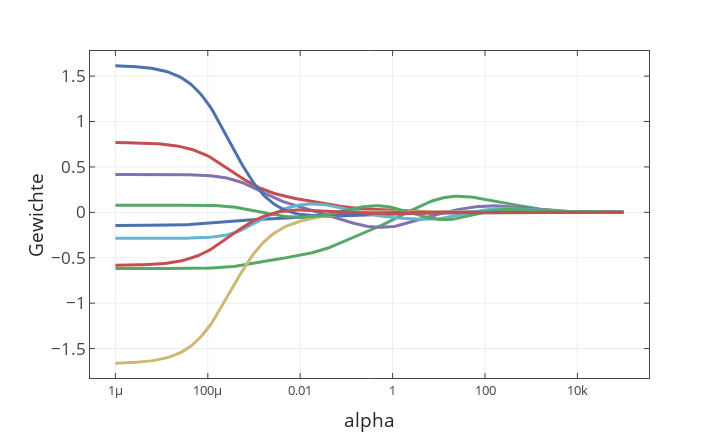

Notebook code cell kept with this figure:
### Markdown cell above
<span style="color:green">**Optimale Abwägung zwischen zu einfachem und zu komplexem Model durch L2-Regularisierung!
**</span>

### Effekt von $\alpha$ auf die Gewichte

### Code cell
#Funktion um den Effekt von alpha auf die Gewichte zu illustrieren
def plot_effect_of_alpha(interactive=False):
    coefs = []
    alphas = sp.logspace(5,-6,200)
    poly_feat = PolynomialFeatures(degree=10, include_bias=False)
    scaler = StandardScaler()
    for alpha in alphas:
        model = Ridge(alpha=alpha)
        ridge_regression = Pipeline((
            ('make_poly_features',poly_feat),
            ("scale_features",scaler),
            ("run_ridgereg",model),
        ))

        ridge_regression.fit(X,y)

        X_new=sp.linspace(-3, 3, 100).reshape(100, 1)
        y_new = ridge_regression.predict(X_new)
        coefs.append(model.coef_.flatten()[1:])
    fig = pl.figure(figsize=(10,6))
    ax = pl.gca()
    ax.plot(alphas, coefs,linewidth=3)
    ax.set_xscale('log')
    if interactive:
        pl.xlabel("alpha")
    else:
        pl.xlabel('$\\alpha$')
    pl.ylabel('Gewichte')
    pl.axis('tight')
    if interactive:
        pl.xticks(fontsize=13)
        plotly_fig = tls.mpl_to_plotly(fig)
        iplot(plotly_fig, show_link=False)
    else:
        pl.show()
#Plot Effect of Alpha
plot_effect_of_alpha(interactive=True);

### Figure 1 — Plotly figure (JSON) as saved in the notebook; plotly's stock layout.template omitted (floating-point values rounded to 4 significant figures; data arrays with more than 128 entries replaced by an {"elided": "..."} marker saying what was removed)
{"data": [{"line": {"color": "rgba (76, 114, 176, 1)", "dash": "solid", "width": 3}, "mode": "lines", "name": "_line0", "type": "scatter", "x": {"elided": "200 float values"}, "xaxis": "x1", "y": {"elided": "200 float values"}, "yaxis": "y1"}, {"line": {"color": "rgba (85, 168, 104, 1)", "dash": "solid", "width": 3}, "mode": "lines", "name": "_line1", "type": "scatter", "x": {"elided": "200 float values"}, "xaxis": "x1", "y": {"elided": "200 float values"}, "yaxis": "y1"}, {"line": {"color": "rgba (196, 78, 82, 1)", "dash": "solid", "width": 3}, "mode": "lines", "name": "_line2", "type": "scatter", "x": {"elided": "200 float values"}, "xaxis": "x1", "y": {"elided": "200 float values"}, "yaxis": "y1"}, {"line": {"color": "rgba (129, 114, 178, 1)", "dash": "solid", "width": 3}, "mode": "lines", "name": "_line3", "type": "scatter", "x": {"elided": "200 float values"}, "xaxis": "x1", "y": {"elided": "200 float values"}, "yaxis": "y1"}, {"line": {"color": "rgba (204, 185, 116, 1)", "dash": "solid", "width": 3}, "mode": "lines", "name": "_line4", "type": "scatter", "x": {"elided": "200 float values"}, "xaxis": "x1", "y": {"elided": "200 float values"}, "yaxis": "y1"}, {"line": {"color": "rgba (100, 181, 205, 1)", "dash": "solid", "width": 3}, "mode": "lines", "name": "_line5", "type": "scatter", "x": {"elided": "200 float values"}, "xaxis": "x1", "y": {"elided": "200 float values"}, "yaxis": "y1"}, {"line": {"color": "rgba (76, 114, 176, 1)", "dash": "solid", "width": 3}, "mode": "lines", "name": "_line6", "type": "scatter", "x": {"elided": "200 float values"}, "xaxis": "x1", "y": {"elided": "200 float values"}, "yaxis": "y1"}, {"line": {"color": "rgba (85, 168, 104, 1)", "dash": "solid", "width": 3}, "mode": "lines", "name": "_line7", "type": "scatter", "x": {"elided": "200 float values"}, "xaxis": "x1", "y": {"elided": "200 float values"}, "yaxis": "y1"}, {"line": {"color": "rgba (196, 78, 82, 1)", "dash": "solid", "width": 3}, "mode": "lines", "name": "_line8", "type": "scatter", "x": {"elided": "200 float values"}, "xaxis": "x1", "y": {"elided": "200 float values"}, "yaxis": "y1"}], "layout": {"autosize": false, "height": 432, "hovermode": "closest", "margin": {"b": 54, "l": 90, "pad": 0, "r": 71, "t": 51}, "showlegend": false, "width": 720, "xaxis1": {"anchor": "y1", "domain": [0, 1], "mirror": "ticks", "nticks": 10, "range": [-6.55, 5.55], "showgrid": true, "showline": true, "side": "bottom", "tickfont": {"size": 13}, "ticks": "inside", "title": "alpha", "titlefont": {"color": "#262626", "size": 18.7}, "type": "log", "zeroline": false}, "yaxis1": {"anchor": "x1", "domain": [0, 1], "mirror": "ticks", "nticks": 9, "range": [-1.824, 1.777], "showgrid": true, "showline": true, "side": "left", "tickfont": {"size": 17}, "ticks": "inside", "title": "Gewichte", "titlefont": {"color": "#262626", "size": 18.7}, "type": "linear", "zeroline": false}}}
